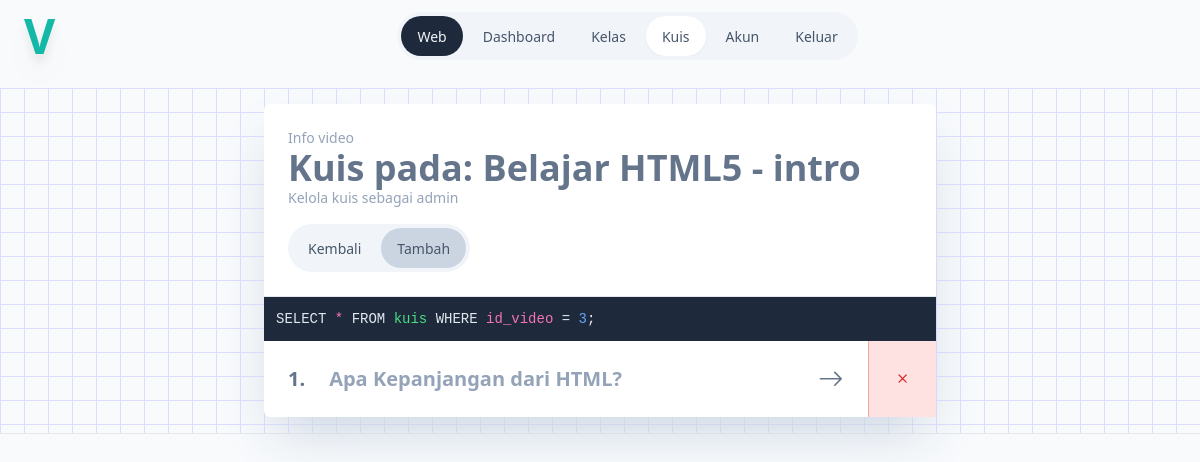
Screenshot of /admin/kuis/info-video.php?id_video=3 (signed in) with the database file from the repository.
### tables this page shows
CREATE TABLE `video_pembelajaran` (
  `id_video` bigint(20) NOT NULL,
  `judul_video` varchar(190) NOT NULL,
  `id_kelas` bigint(20) NOT NULL,
  `tanggal` datetime NOT NULL,
  `video` varchar(255) NOT NULL,
  `keterangan` text DEFAULT NULL,
  `urutan` bigint(20) NOT NULL DEFAULT 0
);

CREATE TABLE `kuis` (
  `id_kuis` bigint(20) NOT NULL,
  `pertanyaan_kuis` varchar(255) NOT NULL,
  `id_video` bigint(20) NOT NULL,
  `tanggal` datetime NOT NULL
);

### admin/kuis/info-video.php (the view, shortened to what this page needs)
<?php
require_once "../../sambungan.php";
$query_mengambil_record_video = "SELECT id_video, judul_video, keterangan, video, id_kelas, tanggal FROM video_pembelajaran WHERE id_video = :id_video LIMIT 1";
$query = $sambungan->prepare($query_mengambil_record_video);
$query->execute([
	'id_video' => $_GET['id_video']
]);
$video = $query->fetchObject();
$query_mengambil_record_quiz = "SELECT * FROM kuis WHERE id_video = :id_video";
$query = $sambungan->prepare($query_mengambil_record_quiz);
$query->execute([
	'id_video' => $video->id_video
]);
?>
<!DOCTYPE html>
<html lang="en">
<head>
	<script src="/tailwind.js"></script>
</head>
<body class="m-0 p-0 bg-slate-50">
	<div class="grid grid-cols-1 justify-items-center gap-4">
		<?php
		require_once('../navbar.php');
		?>
		<div class="w-full border-b flex justify-center py-4 bg-pattern gap-4 p-4 flex-wrap">
			<div class="w-full max-w-2xl">
				<div class="bg-white rounded-md shadow-2xl shadow-slate-300">
					<div class="p-6 flex border-b justify-between flex-wrap gap-4">
						<div class="">
							<div class="text-sm text-slate-400 group-hover:text-slate-500 max-w-sm">
								Info video
							</div>
							<div class="text-4xl font-black text-slate-500">
								Kuis pada: <?= $video->judul_video ?>
							</div>
							<div class="text-sm text-slate-400 group-hover:text-slate-500 max-w-sm">
								Kelola kuis sebagai admin
							</div>
						</div>
						<div>
							<div class="p-1 rounded-full bg-slate-100">
								<ul class="flex gap-1">
									<li class="transition-all duration-75 px-4 py-2 rounded-full text-slate-600 hover:text-slate-400">
										<a href="/admin/kuis/info-kelas.php?id_kelas=<?=$video->id_kelas ?>" class="text-sm">
											Kembali
										</a>
									</li>
									<li class="transition-all duration-75 px-4 py-2 rounded-full text-slate-600 hover:text-slate-400 bg-slate-300">
										<a href="/admin/kuis/tambah-kuis.php?id_video=<?= $video->id_video ?>" class="text-sm">
											Tambah
										</a>
									</li>
								</ul>
							</div>
						</div>
					</div>
					<div class="w-full bg-slate-800">
						<div class="mx-auto max-w-2xl">
							<pre class="text-slate-200 bg-slate-800 rounded-md p-3 text-sm font-mono">
SELECT <code class="text-pink-400">*</code> FROM <code class="text-green-400">kuis</code> WHERE <code class="text-pink-400">id_video</code> = <code class="text-blue-400"><?=$_GET['id_video'] ?></code>;</pre>
						</div>
					</div>
					<div class="">
						<ul class="grid grid-cols-1 divide-y divide-solid">
							<?php
							if ($query->rowCount()) :
								$no_urutan = 0;
								while ($kuis = $query->fetchObject()) :
									$no_urutan++;
							?>
									<li class="flex">
										<a href="/admin/kuis/info-kuis.php?id_kuis=<?= $kuis->id_kuis ?>" class="p-6 flex h-full hover:bg-slate-50 group gap-6 flex-1">
											<div class="text-xl font-black text-slate-500 fill-slate-400">
												<?=$no_urutan ?>.
											</div>
											<div>
												<div class="text-xl font-black text-slate-400 group-hover:text-slate-500">
													<?= $kuis->pertanyaan_kuis ?>
												</div>
											</div>
											<div class="fill-slate-500 ml-auto">
												<div class="flex h-full justify-center items-center">
													<svg xmlns="http://www.w3.org/2000/svg" width="1.6rem" height="1.6rem" class="bi bi-arrow-right" viewBox="0 0 16 16">
														<path fill-rule="evenodd" d="M1 8a.5.5 0 0 1 .5-.5h11.793l-3.147-3.146a.5.5 0 0 1 .708-.708l4 4a.5.5 0 0 1 0 .708l-4 4a.5.5 0 0 1-.708-.708L13.293 8.5H1.5A.5.5 0 0 1 1 8z" />
													</svg>
												</div>
											</div>
										</a>
										<div class="">
											<a href="./hapus-kuis.php?id_kuis=<?=$kuis->id_kuis ?>&id_video=<?=$_GET['id_video'] ?>" title="Hapus" class="flex p-6 bg-red-100 fill-red-600 h-full justify-center items-center
												hover:fill-white hover:bg-red-600 transition-all
												border-l border-red-300">
												<svg xmlns="http://www.w3.org/2000/svg" width="1.2rem" height="1.2rem" class="bi bi-x" viewBox="0 0 16 16">
													<path d="M4.646 4.646a.5.5 0 0 1 .708 0L8 7.293l2.646-2.647a.5.5 0 0 1 .708.708L8.707 8l2.647 2.646a.5.5 0 0 1-.708.708L8 8.707l-2.646 2.647a.5.5 0 0 1-.708-.708L7.293 8 4.646 5.354a.5.5 0 0 1 0-.708z" />
												</svg>
											</a>
										</div>
									</li>
								<?php
								endwhile;
							endif;
							?>
						</ul>
					</div>
				</div>
			</div>
		</div>
	</div>
</body>
</html>

### admin/kuis/info-video.php (style rules this page uses)
.bg-pattern { background-color: rgba(244, 244, 255, 0); background-image: linear-gradient(#dbddff 1.2000000000000002px, transparent 1.2000000000000002px), linear-gradient(to right, #dbddff 1.2000000000000002px, rgba(244, 244, 255, 0) 1.2000000000000002px); background-size: 24px 24px; }

### rows the page displays
video_pembelajaran: judul_video "Belajar HTML5 - intro"
kuis: pertanyaan_kuis "Apa Kepanjangan dari HTML?"

### other values shown
$_GET['id_video'] "3"
